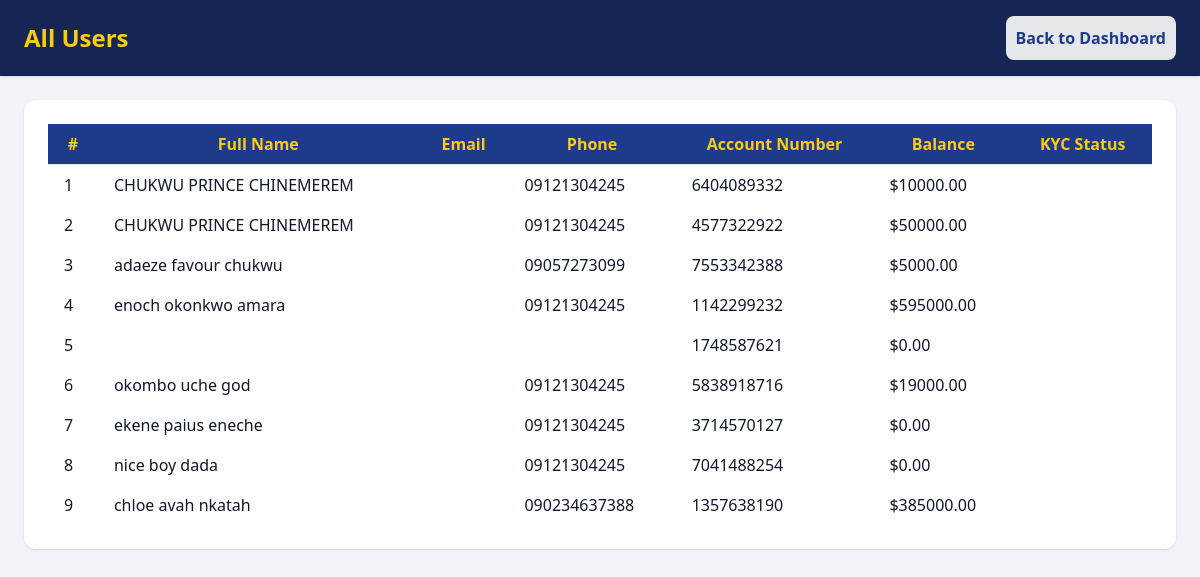
The app's page /admin-dashboard/users/ (signed in), older data.
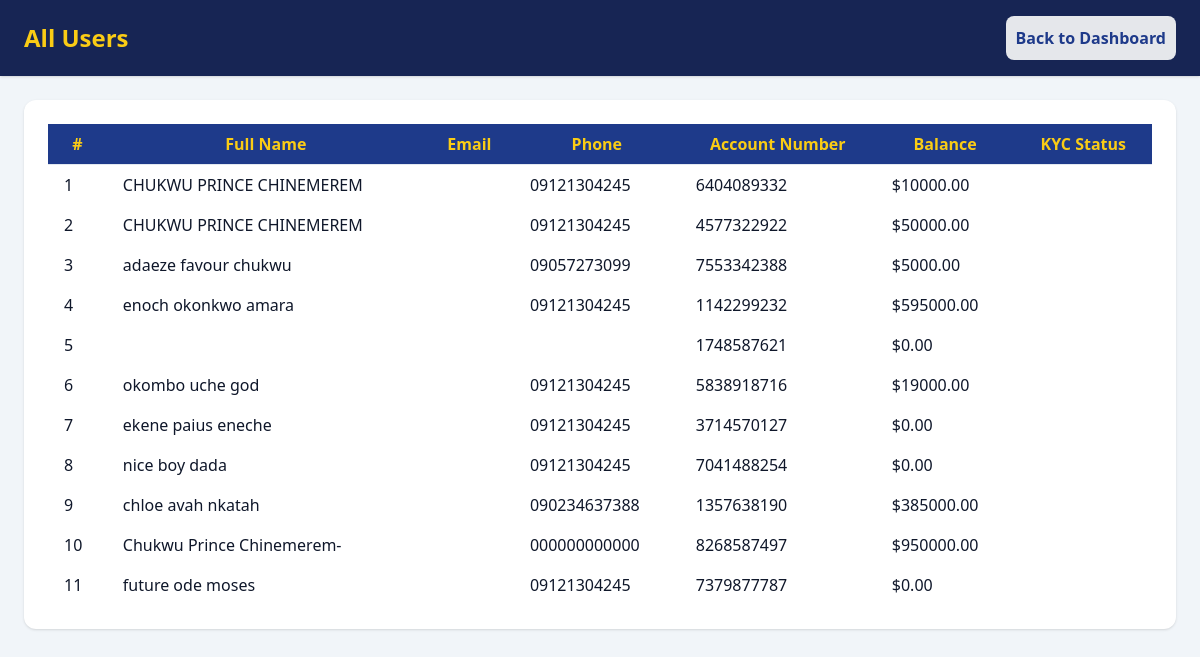
The same page, newer data.
### core/models.py (models this page shows, shortened)
class UserProfile(models.Model):
	user = models.OneToOneField(User, on_delete=models.CASCADE)
	full_name = models.CharField(max_length=100)
	phone = models.CharField(max_length=20)
	address = models.CharField(max_length=255)
	dob = models.DateField()
	sex = models.CharField(max_length=10)
	country = models.CharField(max_length=50)
	occupation = models.CharField(max_length=50)
	passport = models.ImageField(upload_to='passports/')
	account_number = models.CharField(max_length=20, unique=True, default=generate_account_number)
	balance = models.DecimalField(max_digits=12, decimal_places=2, default=0.00)
	is_authorized = models.BooleanField(default=True)  # If False, transfers require admin approval
	pending_transfer = models.DecimalField(max_digits=12, decimal_places=2, default=0.00)  # Amount pending admin approval
	transfer_pin = models.CharField(max_length=10, blank=True, null=True)  # PIN issued by admin
	is_frozen = models.BooleanField(default=False)  # If True, account is frozen

### core/views.py (the view)
# urls.py: path('admin-dashboard/users/', views.admin_users, name='admin_users'),
@staff_member_required
def admin_users(request):
    from .models import UserProfile
    users = UserProfile.objects.all()
    return render(request, 'core/admin_users.html', {'users': users})

### core/templates/core/admin_users.html (shortened to what this page needs)
<!DOCTYPE html>
<html lang="en" class="dark">
<head>
    <script src="https://cdn.tailwindcss.com"></script>
</head>
<body class="bg-slate-100 dark:bg-slate-900 text-slate-900 dark:text-slate-100">
    <div class="min-h-screen flex flex-col">
        <header class="flex justify-between items-center bg-blue-950 text-yellow-400 px-6 py-4 shadow">
            <h1 class="text-2xl font-bold">All Users</h1>
            <a href="/admin-dashboard/" class="btn-secondary bg-white text-blue-900 px-4 py-2 rounded-lg font-semibold">Back to Dashboard</a>
        </header>
        <main class="flex-1 p-6">
            <div class="bg-white dark:bg-slate-800 rounded-xl shadow p-6 overflow-x-auto">
                <table class="min-w-full divide-y divide-slate-200 dark:divide-slate-700">
                    <thead>
                        <tr class="bg-blue-900 text-yellow-400">
                            <th class="px-4 py-2">#</th>
                            <th class="px-4 py-2">Full Name</th>
                            <th class="px-4 py-2">Email</th>
                            <th class="px-4 py-2">Phone</th>
                            <th class="px-4 py-2">Account Number</th>
                            <th class="px-4 py-2">Balance</th>
                            <th class="px-4 py-2">KYC Status</th>
                        </tr>
                    </thead>
                    <tbody>
                        {% for user in users %}
                        <tr class="hover:bg-blue-50 dark:hover:bg-slate-700 transition">
                            <td class="px-4 py-2">{{ forloop.counter }}</td>
                            <td class="px-4 py-2">{{ user.full_name }}</td>
                            <td class="px-4 py-2">{{ user.email }}</td>
                            <td class="px-4 py-2">{{ user.phone }}</td>
                            <td class="px-4 py-2">{{ user.account_number }}</td>
                            <td class="px-4 py-2">${{ user.balance }}</td>
                            <td class="px-4 py-2">{{ user.kyc_status }}</td>
                        </tr>
                        {% empty %}
                        <tr><td colspan="7" class="text-center text-slate-400 py-2">No users found.</td></tr>
                        {% endfor %}
                    </tbody>
                </table>
            </div>
        </main>
    </div>
</body>
</html>

### core/templates/core/admin_users.html (style rules this page uses)
.btn-secondary { background: #e5e7eb; padding: 10px; border-radius: 8px; transition: 0.3s; }

Row changes from the older to the newer data that the page shows:
added UserProfile: full_name "Chukwu Prince Chinemerem-", phone "000000000000", account_number "8268587497", balance "950000.00"
added UserProfile: full_name "future ode moses", phone "09121304245", account_number "7379877787", balance "0.00"
